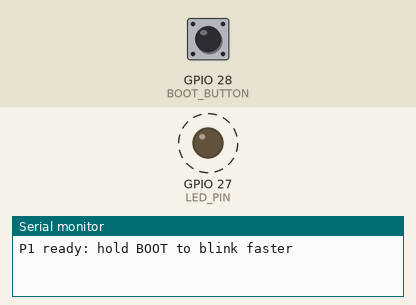
A sketch run on a simulated ESP32. On the bench: output pins drawn as LEDs (lit = HIGH), the last lines printed to the serial monitor. Dashed ring = blinking. The test bench sets the inputs (shaded band); at power-on: GPIO 28 (BOOT_BUTTON) HIGH.

Above: at 1.8 s.
1.9 s: GPIO 28 (BOOT_BUTTON) pulled LOW for 3.2 s
At 5.5 s:
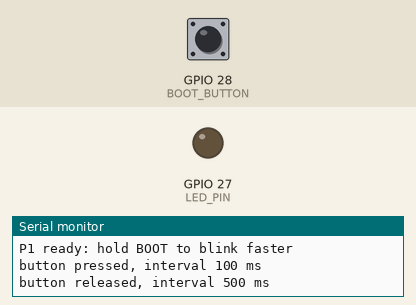
At 6.0 s:
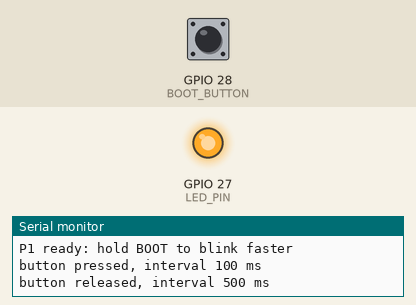
Timing chart, 0 to 12.6 s (numbered marks = the images above; inputs shaded):
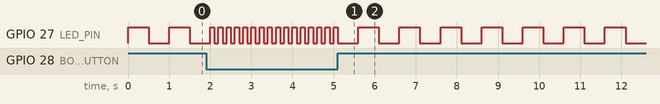

The sketch:

blink_boot_button.ino
```cpp
// P1 · GPIO: blink the user LED and read the BOOT button (Pulsar C5).
// The LED shares GPIO27 with SPI SCK; BOOT is GPIO28 with an external pull-up.
#include <Arduino.h>

constexpr uint8_t LED_PIN = 27;
constexpr uint8_t BOOT_BUTTON = 28;

uint32_t interval = 500;

void setup() {
  Serial.begin(115200);
  pinMode(LED_PIN, OUTPUT);
  pinMode(BOOT_BUTTON, INPUT_PULLUP);
  Serial.println("P1 ready: hold BOOT to blink faster");
}

void loop() {
  const bool pressed = digitalRead(BOOT_BUTTON) == LOW;
  const uint32_t wanted = pressed ? 100 : 500;
  if (wanted != interval) {
    interval = wanted;
    Serial.printf("button %s, interval %lu ms\n", pressed ? "pressed" : "released", (unsigned long)interval);
  }
  digitalWrite(LED_PIN, !digitalRead(LED_PIN));
  delay(interval);
}
```
